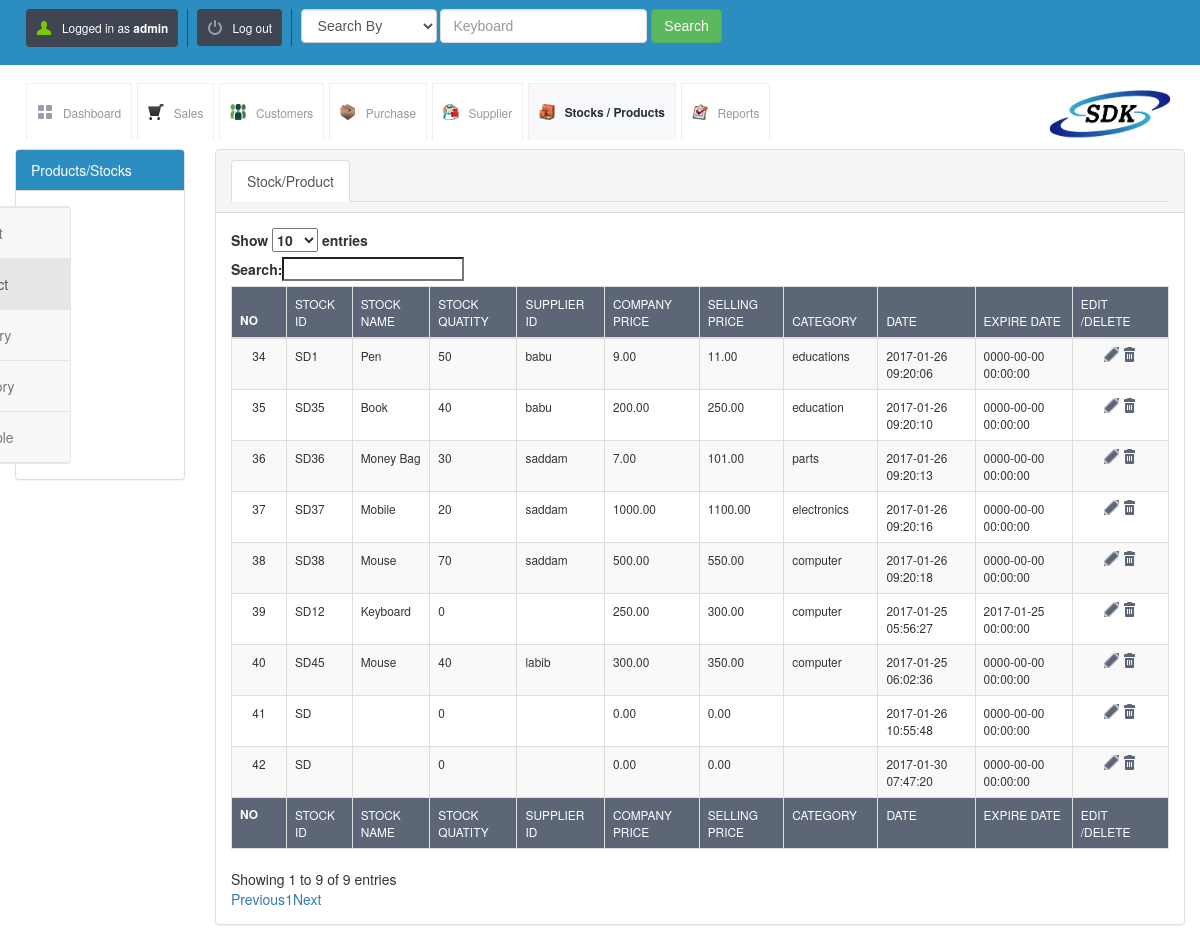
The app's page /view_product.php (signed in), older data.
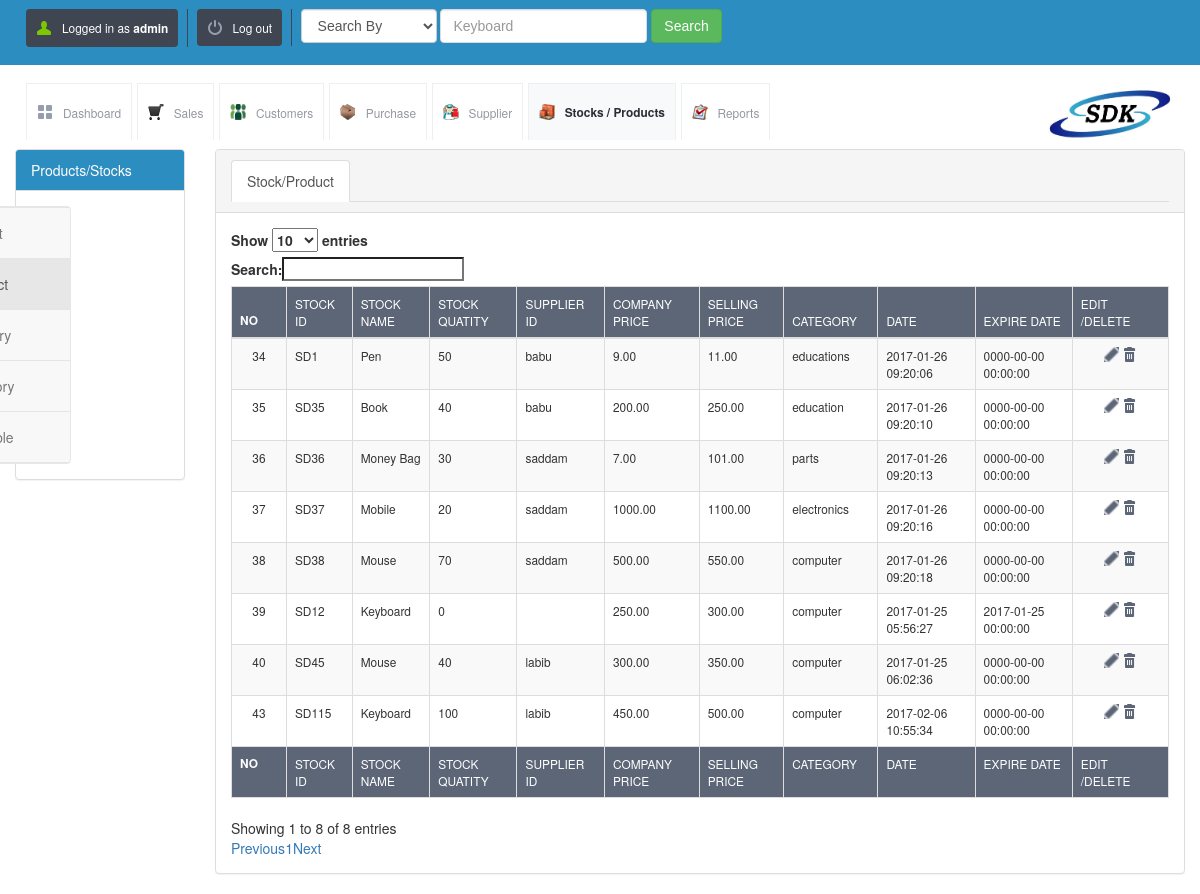
The same page, newer data.
### tables this page shows
CREATE TABLE `stock_details` (
  `id` int(10) UNSIGNED NOT NULL,
  `stock_id` varchar(120) NOT NULL,
  `stock_name` varchar(120) NOT NULL,
  `stock_quantity` int(11) NOT NULL,
  `supplier_id` varchar(250) NOT NULL,
  `company_price` decimal(10,2) NOT NULL,
  `selling_price` decimal(10,2) NOT NULL,
  `category` varchar(120) NOT NULL,
  `date` timestamp NOT NULL DEFAULT CURRENT_TIMESTAMP ON UPDATE CURRENT_TIMESTAMP,
  `expire_date` datetime NOT NULL
);

### init.php (called while the page is built, shortened)
<?php
include("lib/db.class.php");
$db = new DB($config['database'], $config['host'], $config['username'], $config['password']);
$POSNIC = array();
$POSNIC['username'] = $_SESSION['username'];
$POSNIC['usertype'] = $_SESSION['usertype'];
$POSNIC['msg'] = '';
?>

### config.php (called while the page is built)
<?php $config["database"] = "SDK"; $config["host"]= "localhost";$config["username"]= "root"; $config["password"]= "";?>

### lib/db.class.php (called while the page is built, shortened)
<?php
  class DB
  {
    function DB($base, $server, $user, $pass)
    {
      $this->connection = mysqli_connect($server, $user, $pass, $base);
    }
    function getMicroTime()
    {
      list($msec, $sec) = explode(' ', microtime());
      return floor($sec / 1000) + $msec;
    }
  }
?>

### view_product.php (the view, shortened to what this page needs)
<?php include("master_head.php"); ?>
<div class="container-fluid">
    <div class="row">
           <div class="col-md-2">
            <div class="panel panel-default">
              <div class="panel-heading epanel">Products/Stocks</div>
              <div class="panel-body">
              <nav class="navbar navbar-default sidebar" role="navigation">
                <div class="collapse navbar-collapse" id="bs-sidebar-navbar-collapse-1">
                  <ul class="nav navbar-nav">
                      <li><a href="add_stock.php">Add Stock/Product</a></li>
                      <li class="active"><a href="view_product.php">View Stock/Product</a></li>
                      <li><a href="add_category.php">Add Stock Category</a></li>
                      <li><a href="view_category.php">view Stock Category</a></li>
                      <li><a href="view_stock_availability.php">view Stock Available</a></li>
                  </ul>
                </div>
            </nav>
              </div>
            </div>
        </div>
        <div class="col-md-10">
        <div class="panel panel-default">
              <div class="panel-heading">
              <ul class="nav nav-tabs" role="tablist">
                  <li class="active">
                    <a href="#products" role="tab" data-toggle="tab">Stock/Product</a>
                  </li>
                </ul>
              </div>
              <div class="panel-body">
               <div class="tab-content">
                  <div class="tab-pane active" id="products">
                <table id="example" class="table table-striped table-bordered dt-responsive nowrap" cellspacing="0" width="100%">
                <thead>
                <tr>
                    <th>No</th>
                    <th>stock id</th>
                    <th>stock name</th>
                    <th>stock quatity</th>
                    <th>supplier id</th>
                    <th>company price</th>
                    <th>selling price</th>
                    <th>category</th>
                    <th>date</th>
                    <th>expire date</th>
                    <th>Edit /Delete</th>
                </tr>
                </thead>
                <tfoot>
                <tr>
                    <th>No</th>
                    <th>stock id</th>
                    <th>stock name</th>
                    <th>stock quatity</th>
                    <th>supplier id</th>
                    <th>company price</th>
                    <th>selling price</th>
                    <th>category</th>
                    <th>date</th>
                    <th>expire date</th>
                    <th>Edit /Delete</th>
                </tr>
                </tfoot>
                <tbody>
                    <?php
                    $sql = "SELECT * FROM stock_details";
                    $result = mysqli_query($db->connection, $sql);
                    while ($row = mysqli_fetch_array($result)) {
                        ?>
                    <tr>
                        <td><?php echo $row['id']; ?></td>
                        <td><?php echo $row['stock_id']; ?></td>
                        <td><?php echo $row['stock_name']; ?></td>
                        <td><?php echo $row['stock_quantity']; ?></td>
                        <td><?php echo $row['supplier_id']; ?></td>
                        <td><?php echo $row['company_price']; ?></td>
                        <td><?php echo $row['selling_price']; ?></td>
                        <td><?php echo $row['category']; ?></td>
                        <td><?php echo $row['date']; ?></td>
                        <td><?php echo $row['expire_date']; ?></td>
                        <td>
                            <a href="update_stock.php?sid=<?php echo $row['id']; ?>&table=stock_details"
                               class="table-actions-button ic-table-edit">
                            </a>
                            <a onclick="return confirmSubmit()"
                               href="delete.php?id=<?php echo $row['id']; ?>&table=stock_details"
                               class="table-actions-button ic-table-delete">
                            </a>
                        </td>
                    </tr>
                    <?php  } ?>
                    </tbody>
                    </table>
                  </div>
                </div>
              </div>
            </div>
        </div>
    </div>
</div>
</body>
</html>

### master_head.php (shortened to what this page needs)
<?php
include_once("init.php");
?>
<!DOCTYPE html>
<html lang="en">
<head>
<?php include("assets/css.php"); ?>
</head>
<body>
<?php include_once("tpl/top_bar.php"); ?>
<?php include("tpl/header_tab.php"); ?>

### assets/css.php (shortened to what this page needs)
<link rel="stylesheet" href="css/style.css">
<link rel="stylesheet" href="css/bootstrap.css">
<link rel="stylesheet" href="https://maxcdn.bootstrapcdn.com/bootstrap/3.3.7/css/bootstrap.min.css">
<link rel="stylesheet" href="https://maxcdn.bootstrapcdn.com/font-awesome/4.7.0/css/font-awesome.min.css">
<link rel="stylesheet" href="//maxcdn.bootstrapcdn.com/bootstrap/3.3.7/css/bootstrap.min.css">
<link rel="stylesheet" href="https://cdn.datatables.net/1.10.13/css/dataTables.bootstrap.min.css">
<link rel="stylesheet" href="https://cdn.datatables.net/buttons/1.2.4/css/buttons.bootstrap.min.css">
<link rel="stylesheet" href="assets/packages/bootstrap-datepicker/css/bootstrap-datepicker.css">
<link rel="stylesheet" href="css/estyle.css">
<link rel="stylesheet" href="https://cdn.datatables.net/responsive/2.1.1/css/responsive.bootstrap.min.css">

### tpl/top_bar.php (shortened to what this page needs)
<div id="top-bar">
	<div class="page-full-width cf">
		<ul id="nav" class="fl">
			<li class="v-sep"><a href="#" class="round button dark menu-user image-left">Logged in as <strong><?php echo $POSNIC['username'] ?></strong></a></li>
			<li class="v-sep"><a href="logout.php" class="round button dark menu-logoff image-left">Log out</a></li>
			<li>
				<form class="form-inline" action="view_product_search_result.php" method="post">
					<div class="form-group">
						<select name="search_for" id="search_for" class="form-control">
							<option value="">Search By</option>
						</select>
					</div>
					<div class="form-group">
						<input type="text" class="form-control" name="search_key" id="search_key" placeholder="Keyboard">
					</div>
					<button class="btn btn-success"  name="btn_prd_search" id="btn_prd_search">Search</button>
				</form>
			</li>
		</ul>
	</div>
</div>

### tpl/header_tab.php
<div id="header-with-tabs">
    <div class="page-full-width cf">
        <ul id="tabs" class="fl">
            <li id="dashboard-tab"><a href="dashboard.php" class="dashboard-tab">Dashboard</a></li>
            <li id="sales-tab"><a href="view_sales.php" class="sales-tab">Sales</a></li>
            <li id="customers-tab"><a href="view_customers.php" class="customers-tab">Customers</a></li>
            <li id="purchase-tab"><a href="view_purchase.php" class="purchase-tab">Purchase</a></li>
            <li id="supplier-tab"><a href="view_supplier.php" class="supplier-tab">Supplier</a></li>
            <li id="stock-tab"><a href="view_product.php" class="stock-tab">Stocks / Products</a></li>
            <li id="report-tab"><a href="view_report.php" class="report-tab">Reports</a></li>
        </ul>
        <a href="#" id="company-branding-small" class="fr"><img src="upload/posnic.png"/></a>
    </div>
</div>

### css/style.css (style rules this page uses)
*, html, body, div, dl, dt, dd, ul, ol, li, h1, h2, h3, h4, h5, h6, pre, form, label, fieldset, input, p, blockquote, th, td { margin: 0; padding: 0; }
table { border-collapse: collapse; border-spacing: 0; }
fieldset, img { border: 0; }
address, caption, cite, code, dfn, em, strong, th, var { font-style: normal; font-weight: normal; }
caption, th { text-align: left; }
strong { font-weight: bold; }
a img { border: none; }
a { text-decoration: none; }
body { font-size: 1em; }
.cf:before, .cf:after { content: ""; display: table; }
.cf:after { clear:both; }
.cf { zoom: 1; }
.round { border-radius: 0.3125em; -moz-border-radius: 0.3125em; -webkit-border-radius: 0.3125em; }
.fl { float: left; }
.fr { float: right; }
body, form { font-family: "Droid Sans", Helvetica, Arial, sans-serif; line-height: 1.125em; }
p, .button, form input, ul#nav li ul, ul#tabs, div.side-menu ul li a, table, .information-box, .confirmation-box, .error-box, .error-message, .warning-box, ol, .regular-ul, .custom-ul, blockquote, cite { font-size: 0.85em; }
a { color: #2069b4; }
.page-full-width { padding: 0 1.875em; }
.button { padding: 0.833em; display: inline-block; text-decoration: none; background-repeat: no-repeat; }
.dark { background-color: #3f4551; color: white; }
.image-left { background-position: 0.833em center; padding-left: 3em; }
.ic-table-edit { background-image: url("../images/icons/table/actions-edit.png"); }
.ic-table-delete { background-image: url("../images/icons/table/actions-delete.png"); }
.menu-logoff { background-image: url("../images/icons/menu/menu-logoff.png"); }
.menu-user { background-image: url("../images/icons/menu/menu-user.png"); }
form input[type="text"], input[type="password"], textarea { border: 1px solid #d9dbdd; outline: none; }
ul#nav { list-style-type: none; }
ul#nav > li { float: left; margin-right: 0.312em; position: relative; }
ul#nav li:first-child { margin-left: 0; }
ul#nav li.v-sep { border-right: 1px solid #3f4551; margin-right: 0.625em; padding-right: 0.625em; }
div#top-bar { background-color: #2C8DC0; padding: 0.625em 0; }
div#header-with-tabs { padding: 1.25em 0 0 0; }
a#company-branding-small img { height: 60px; }
ul#tabs { list-style-type: none; }
ul#tabs li { float: left; }
ul#tabs li a { border: 1px solid #eeefef; border-bottom: none; padding: 1.666em 0.833em; margin: 0 0.416em -1px 0; display: block; color: #9498a1; }
ul#tabs li a.dashboard-tab { background: transparent url('../images/tab-dashboard.png') no-repeat 0.833em center ; padding-left: 3em; }
ul#tabs li a.sales-tab { background: transparent url('../images/sales-icon.png') no-repeat 0.833em center ; padding-left: 3em; }
ul#tabs li a.customers-tab { background: transparent url('../images/customer-icon.png') no-repeat 0.833em center ; padding-left: 3em; }
ul#tabs li a.purchase-tab { background: transparent url('../images/purchase-icon.png') no-repeat 0.833em center ; padding-left: 3em; }
ul#tabs li a.supplier-tab { background: transparent url('../images/supplier-icon.png') no-repeat 0.833em center ; padding-left: 3em; }
ul#tabs li a.stock-tab { background: transparent url('../images/stock-icon.png') no-repeat 0.833em center ; padding-left: 3em; }
ul#tabs li a.report-tab { background: transparent url('../images/report-icon.png') no-repeat 0.833em center ; padding-left: 3em; }
ul#tabs li a.active-tab, ul#tabs li a.active-tab:hover { background-color: #f8f9fa; font-weight: bold; color: #2a2e36; }
table { width: 100%; margin-bottom: 1.25em; }
table th { background-color: #5d6677; color: white; text-transform: uppercase; padding: 1.25em 0 1.25em 1.25em; border-left: 1px solid #747c8a; }
table tbody td { padding: 0.833em 0 0.833em 1.25em; border-left: 1px solid white; border-bottom: 1px solid #f8f9fa; }
table tbody tr:nth-child(odd) { background-color: #f8f9fa; }
table td:first-child, table th:first-child { width: 4em ; text-align: center; padding: 0; border: none; border-bottom: 1px solid #f8f9fa; }
table td:last-child, table th:last-child { width: 7em; text-align: center; padding: 0; }
a.table-actions-button { width: 1.25em; height: 1.25em; display: inline-block; background-position: center center; }
table.form td:first-child, table th:first-child { width: 4em ; text-align: left; font-weight:900; padding: 0; padding-left: 10px; border: none; border-bottom: 1px solid #f8f9fa; }
table.form td:last-child, table th:last-child { width: 7em; text-align: left; padding: 0; padding-left: 10px; padding: 0; }

Row changes from the older to the newer data that the page shows:
removed stock_details: id "41", stock "SD", stock_quantity "0", company_price "0.00", selling_price "0.00", date "2017-01-26 10:55:48", expire_date "0000-00-00 00:00:00"
removed stock_details: id "42", stock "SD", stock_quantity "0", company_price "0.00", selling_price "0.00", date "2017-01-30 07:47:20", expire_date "0000-00-00 00:00:00"
added stock_details: id "43", stock "SD115", stock_name "Keyboard", stock_quantity "100", supplier "labib", company_price "450.00", selling_price "500.00", category "computer", date "2017-02-06 10:55:34", expire_date "0000-00-00 00:00:00"
Text that changed along with them:
text written by a page script: "Show entries Search: Showing 1 to 9 of 9 entries Previous 1 Next" → "Show entries Search: Showing 1 to 8 of 8 entries Previous 1 Next"
